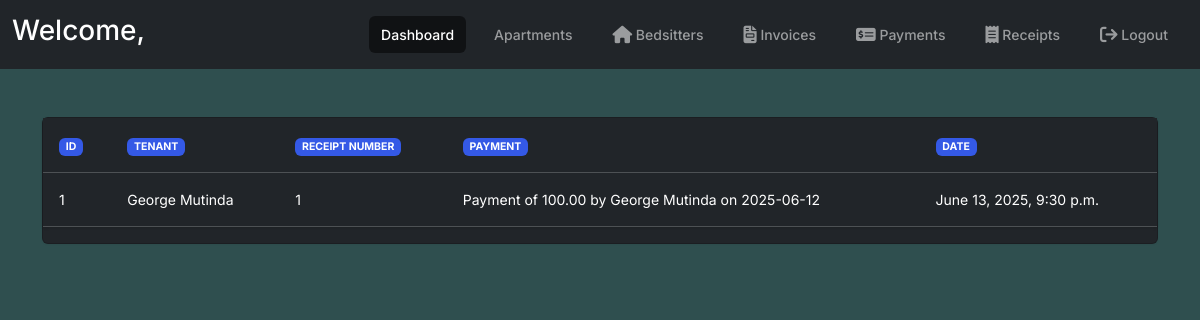
The app's page /receipts/ with its own data.
### portal/models.py (models this page shows, shortened)
class Receipt(models.Model):
    tenant = models.ForeignKey(TenantProfile, on_delete=models.CASCADE, null=True, blank=True)
    payment = models.OneToOneField(Payment, on_delete=models.CASCADE)
    receipt_number = models.CharField(max_length=50, unique=True)
    date_issued = models.DateTimeField(auto_now_add=True)
    class Meta:
        verbose_name_plural = "Receipts"

class TenantProfile(models.Model):
    user = models.OneToOneField(User, on_delete=models.CASCADE)
    bedsitter = models.OneToOneField(Bedsitter, on_delete=models.SET_NULL, null=True, blank=True)
    phone = models.CharField(max_length=255)
    apartment = models.OneToOneField(Apartment, on_delete=models.CASCADE, null=True, blank=True)
    def __str__(self):
        return self.user.get_full_name() or self.user.username
    class Meta:
        verbose_name = "Tenant Profile"
        verbose_name_plural = "Tenant Profiles"

class Payment(models.Model):
    tenant = models.ForeignKey(TenantProfile, on_delete=models.CASCADE)
    invoice = models.ForeignKey(Invoice, on_delete=models.CASCADE)
    amount = models.DecimalField(max_digits=10, decimal_places=2)
    date = models.DateTimeField(auto_now_add=True)
    def __str__(self):
        return f"Payment of {self.amount} by {self.tenant} on {self.date.strftime('%Y-%m-%d')}"
    class Meta:
        verbose_name_plural = "Payments"

### portal/views.py (the view)
# urls.py: path('receipts/', views.receipt_list, name='receipt_list'),
def receipt_list(request):
    receipts = Receipt.objects.all()
    return render(request, "portal/receipt_list.html", {"receipts": receipts})

### portal/templates/portal/receipt_list.html
{% extends "portal/base.html" %}
{% block content %}
<div class="card shadow bg-dark">
    <table class="table table-hover table-dark">
        <thead>
            <tr>
                <th><span class="badge bg-primary">ID</span></th>
                <th><span class="badge bg-primary">Tenant</span></th>
                <th><span class="badge bg-primary">Receipt Number</span></th>
                <th><span class="badge bg-primary">Payment</span></th>
                <th><span class="badge bg-primary">Date</span></th>
            </tr>
        </thead>
        <tbody>
            {% for receipt in receipts %}
            <tr>
                <td>{{ receipt.id }}</td>
                <td>{{ receipt.tenant }}</td>
                <td>{{ receipt.receipt_number }}</td>
                <td>{{ receipt.payment }}</td>
                <td>{{ receipt.date_issued }}</td>
            </tr>
            {% empty %}
            <tr>
                <td colspan="5">No receipts found.</td>
            </tr>
            {% endfor %}
        </tbody>
    </table>
</div>
{% endblock %}

### records on screen
Receipt: id "1", tenant "George Mutinda", receipt_number "1", payment "Payment of 100.00 by George Mutinda on 2025-06-12", date_issued "June 13, 2025, 9:30 p.m."
